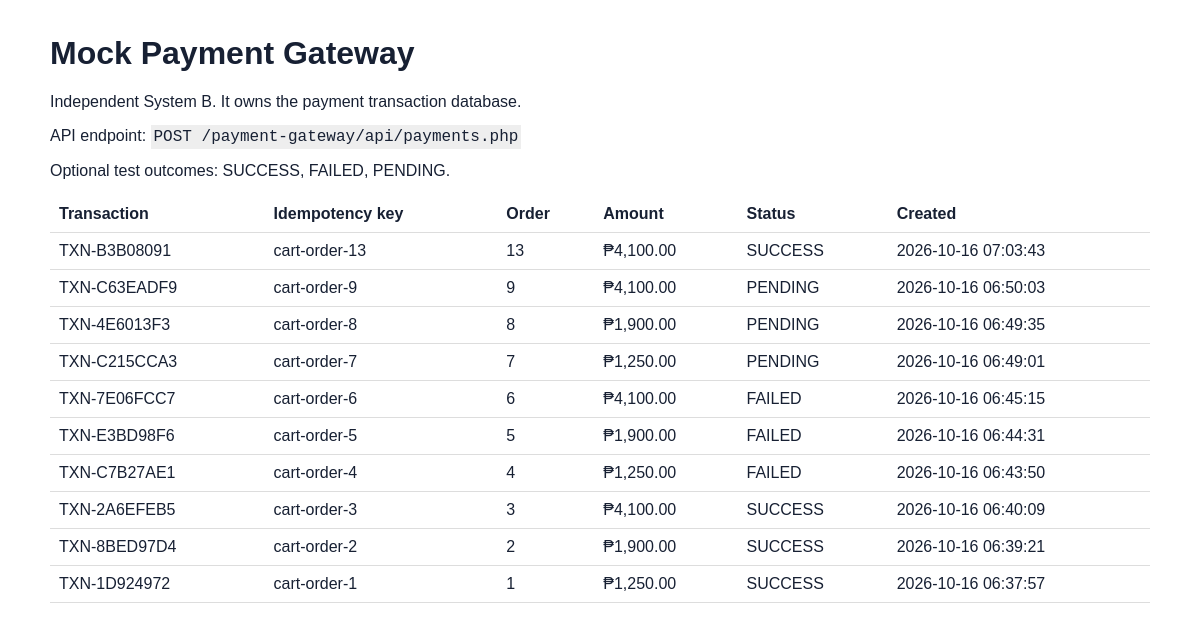
/payment-gateway/index.php, run on the app's committed database.
### tables this page shows
CREATE TABLE `transactions` (
  `id` int(11) NOT NULL,
  `transaction_id` varchar(80) NOT NULL,
  `idempotency_key` varchar(100) NOT NULL,
  `order_id` int(11) NOT NULL,
  `amount` decimal(10,2) NOT NULL,
  `customer_name` varchar(120) NOT NULL,
  `payment_method` varchar(30) NOT NULL,
  `status` enum('SUCCESS','FAILED','PENDING') NOT NULL,
  `created_at` timestamp NOT NULL DEFAULT current_timestamp()
);

### payment-gateway/index.php (the view, shortened to what this page needs)
<?php
$pdo = gateway_db();
$transactions = $pdo->query('SELECT * FROM transactions ORDER BY id DESC LIMIT 50')->fetchAll();
?>
<!doctype html>
<html lang="en">
<head>
</head>
<body>
    <h1>Mock Payment Gateway</h1>
    <p>
        Independent System B. It owns the payment transaction database.
    </p>
    <p>
        API endpoint:
        <code>POST /payment-gateway/api/payments.php</code>
    </p>
    <p>
        Optional test outcomes: SUCCESS, FAILED, PENDING.
    </p>
    <table>
        <tr>
            <th>Transaction</th>
            <th>Idempotency key</th>
            <th>Order</th>
            <th>Amount</th>
            <th>Status</th>
            <th>Created</th>
        </tr>
        <?php foreach ($transactions as $t): ?>
            <tr>
                <td><?= htmlspecialchars($t['transaction_id']) ?></td>
                <td><?= htmlspecialchars($t['idempotency_key']) ?></td>
                <td><?= (int)$t['order_id'] ?></td>
                <td>₱<?= number_format((float)$t['amount'], 2) ?></td>
                <td><?= htmlspecialchars($t['status']) ?></td>
                <td><?= htmlspecialchars($t['created_at']) ?></td>
            </tr>
        <?php endforeach; ?>
    </table>
</body>
</html>

### payment-gateway/index.php (style rules this page uses)
body { font: 16px Arial; max-width: 1100px; margin: 35px auto; padding: 0 18px; color: #172033; }
table { border-collapse: collapse; width: 100%; }
td, th { padding: 9px; border-bottom: 1px solid #ddd; text-align: left; }
code { background: #eee; padding: 3px; }

### data on the page
transactions: transaction "TXN-B3B08091", idempotency_key "cart-order-13", order "13", amount "4,100.00", status "SUCCESS", created_at "2026-10-16 07:03:43"
transactions: transaction "TXN-C63EADF9", idempotency_key "cart-order-9", order "9", amount "4,100.00", status "PENDING", created_at "2026-10-16 06:50:03"
transactions: transaction "TXN-4E6013F3", idempotency_key "cart-order-8", order "8", amount "1,900.00", status "PENDING", created_at "2026-10-16 06:49:35"
transactions: transaction "TXN-C215CCA3", idempotency_key "cart-order-7", order "7", amount "1,250.00", status "PENDING", created_at "2026-10-16 06:49:01"
transactions: transaction "TXN-7E06FCC7", idempotency_key "cart-order-6", order "6", amount "4,100.00", status "FAILED", created_at "2026-10-16 06:45:15"
transactions: transaction "TXN-E3BD98F6", idempotency_key "cart-order-5", order "5", amount "1,900.00", status "FAILED", created_at "2026-10-16 06:44:31"
transactions: transaction "TXN-C7B27AE1", idempotency_key "cart-order-4", order "4", amount "1,250.00", status "FAILED", created_at "2026-10-16 06:43:50"
transactions: transaction "TXN-2A6EFEB5", idempotency_key "cart-order-3", order "3", amount "4,100.00", status "SUCCESS", created_at "2026-10-16 06:40:09"
transactions: transaction "TXN-8BED97D4", idempotency_key "cart-order-2", order "2", amount "1,900.00", status "SUCCESS", created_at "2026-10-16 06:39:21"
transactions: transaction "TXN-1D924972", idempotency_key "cart-order-1", order "1", amount "1,250.00", status "SUCCESS", created_at "2026-10-16 06:37:57"
